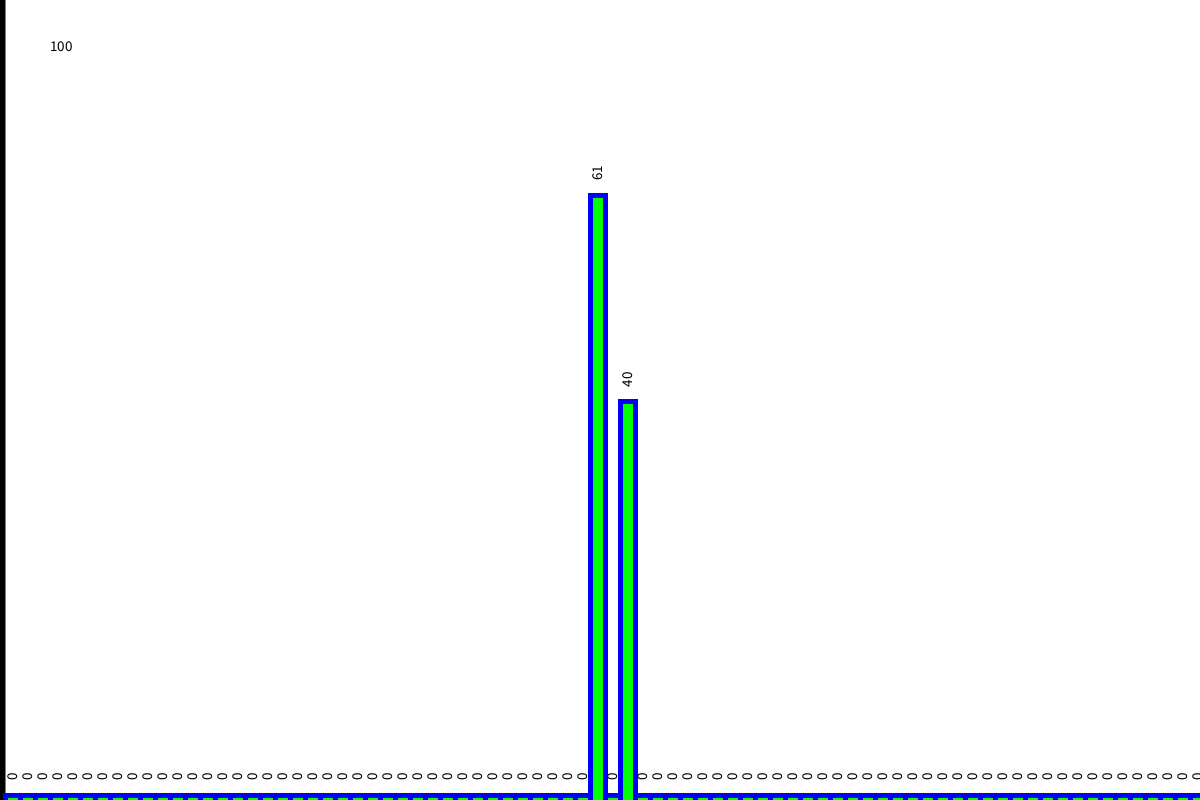
Frame 1 (no input)
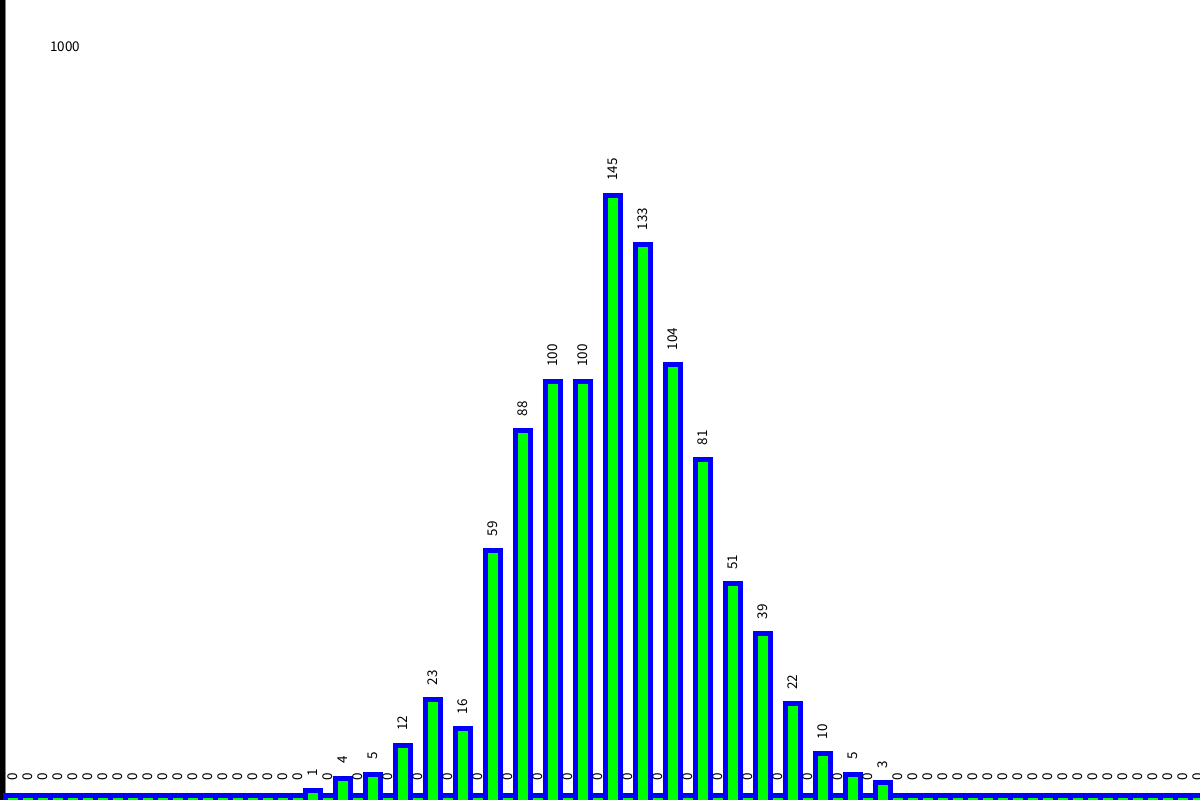
Frame 60 (the mouse pressed at the canvas centre just before this capture)
Frame 120 (the mouse held since frame 60 and released just before this capture): identical to frame 60, image omitted

The Processing sketch that drew these frames (run headless with seeded random() and noise(); from frame 60 on, the mouse is pressed at the canvas centre):

// Processing sketch: galton_board_graph
// ── galton_board_graph.pde
int numOfBalls = 1000; 
int columns = 80;
int rows = 40;
int addPerFrame = numOfBalls / 10;
ArrayList<Ball> balls = new ArrayList<Ball>();
Graph g;
int stepCount = 0;

void setup() {
  frameRate(1000);
  size(1200, 800);
  g = new Graph(width / (columns));
  balls.add(new Ball(columns % 2 == 0 ? columns / 2 : (columns - 1)/2, rows));
}

void draw() {
  translate(0, height);
  background(255);
  if (stepCount < numOfBalls) {
    stepCount += addPerFrame;
    for(int i = 0; i < addPerFrame; i++) {
      balls.add(new Ball(columns % 2 == 0 ? columns / 2 : (columns - 1)/2, rows));
    }
  } 
  for (int i = 0; i < balls.size(); i++) {
    balls.get(i).move(columns);
  }
  
  int[] d = new int[columns];
  for (int i = 0; i < balls.size(); i++) {
    d[balls.get(i).position] += 1;
  }
  g.draw(d);
  text(stepCount, 50, -height + 50);
}

// ── Ball.pde
class Ball {
  int position;
  int rows;
  int count;
  Boolean didFallDown = false;
  Ball(int startPos, int _rows) {
    position = startPos;
    rows = _rows;
    count = 0;
  }
  Boolean didFall() {
   return didFallDown; 
  }
  void move(int max) {
    int[] choice = {-1, 1};
    int rand = int(random(choice.length));
    if (count < rows && position > 0 && position < max - 1) {
      position += choice[rand];
    } else if (count >= rows) {
      didFallDown = true; 
    }
    count++;
  }
}

// ── Graph.pde
class Graph {
   int[] data;
   int w;
   Graph(int _w) {
     w = _w;
   }
  void draw(int[] d) {
    stroke(0,0,0);
    strokeWeight(10);
    line(0, 0, width, 0);
    line(0,0,0,-height);
    int[] sorted = sort(d);
    int maxHeight = sorted[sorted.length-1];
    for (int i = 0; i < d.length; i++) {
      float factor = map(d[i], 0, maxHeight, 0, 12); 
      fill(0,255,0);
      stroke(0,0,255);
      strokeWeight(5);
      rect(5 + (i * w), 5, w, -10 + (-50 * factor));
      textAlign(LEFT);
      fill(0);
      textSize(w);
      pushMatrix();
      translate(5 + (i * w) + (w/2), (-50 * factor) - 20);
      rotate(-PI/2.0);
      text(d[i], 0,5);
      popMatrix();
    }
  }
}
